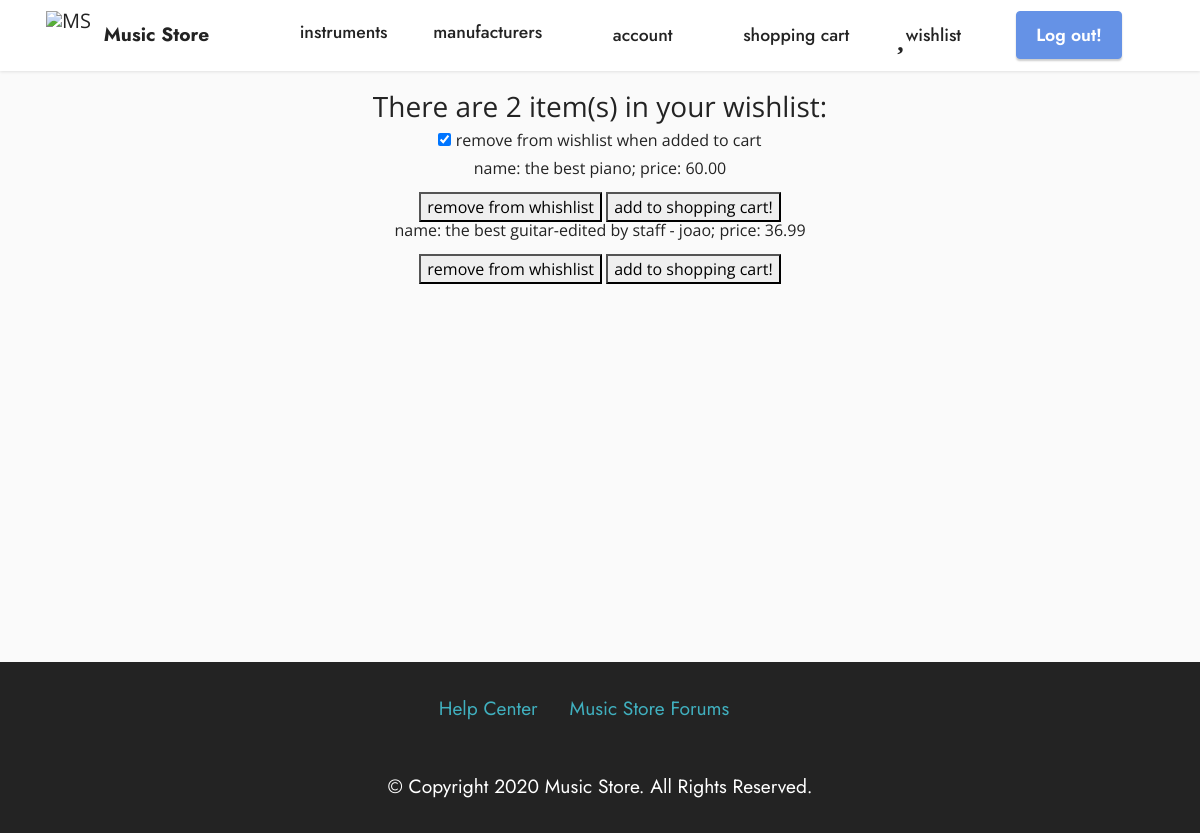
The app's page /account/wishlist/ (signed in), older data.
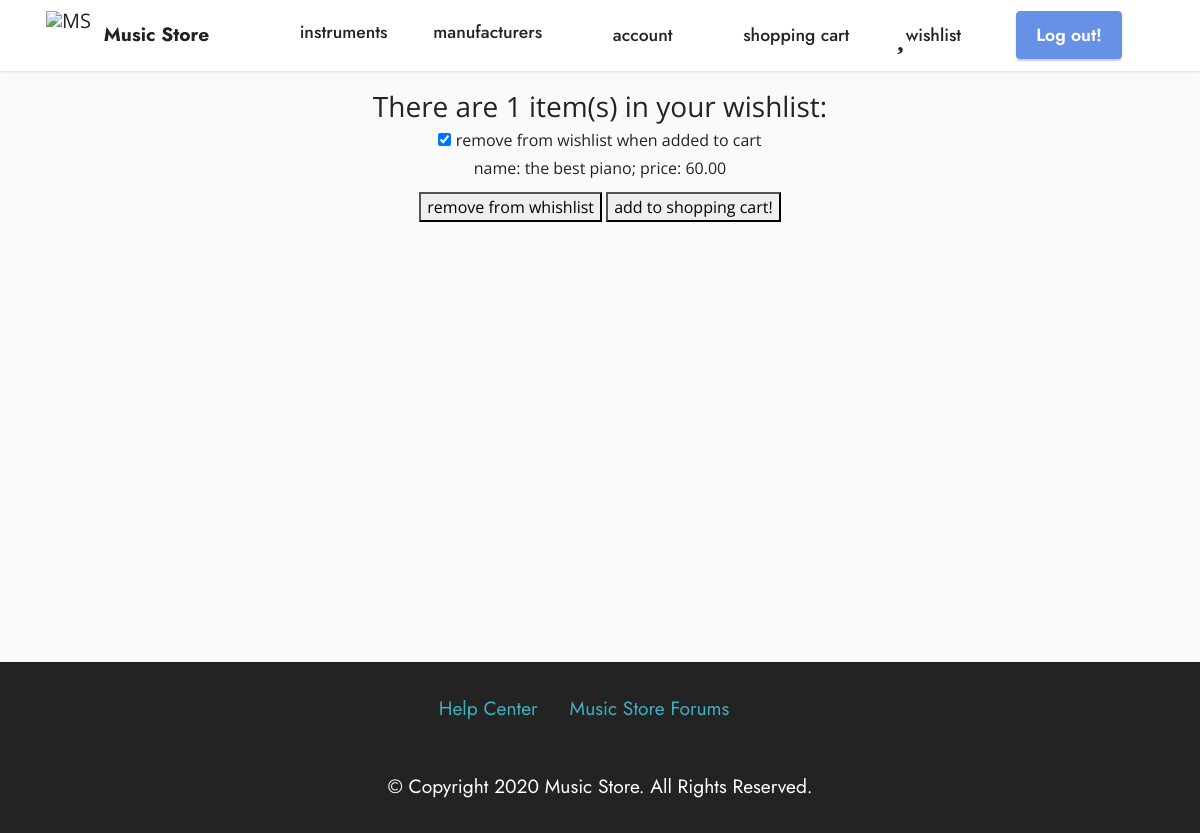
The same page, newer data.
### app/models.py (models this page shows, shortened)
class ItemQuantity(models.Model):
    item = models.ForeignKey(Item, on_delete=models.CASCADE)
    quantity = models.IntegerField()

class Item(models.Model):
    instrument = models.OneToOneField(Instrument, on_delete=models.CASCADE)
    price = models.DecimalField(max_digits=10, decimal_places=2)

class Instrument(models.Model):
    name = models.CharField(max_length=100)
    category = models.CharField(choices=INSTRUMENT_CAT , max_length=100)
    manufacturer = models.ForeignKey(Manufacturer, on_delete=models.CASCADE)
    description = models.CharField(max_length=1000)
    nr_serie = models.CharField(max_length=20)
    image = models.URLField()

### app/views.py (the view, shortened to what this page needs)
# urls.py: path('account/wishlist/', views.wishlist, name='wishlist'),
@login_required(login_url='/login/')
def wishlist(request):
    person = get_curr_person_object(request)
    if 'checked' not in request.session:
        request.session['checked'] = False
    nr_prods = 0
    try:
        lista = ItemList.objects.get(person=person, type='wishlist').items.all()
        nr_prods = len(lista)
    except ObjectDoesNotExist:
        lista = []
    return render(request, 'wishlist.html', {'lista': lista, 'nr':nr_prods, 'remove':request.session['checked']})

### app/views.py (called while the page is built)
def get_curr_person_object(request):
    u = models.User.objects.get(pk=request.user.id)
    return Person.objects.get(user=u)

### templates/wishlist.html (shortened to what this page needs)
{% extends 'layout.html' %}
{% block content %}
    <div class="container container-info">
        <h3>There are {{ nr }} item(s) in your wishlist: </h3>
        <form action="" method="post">
            <input type="checkbox" id="rem_when_added_checkbox" name="rem_when_added_to_cart" {% if remove  %} checked {% endif %}  >
            <label for="rem_when_added_checkbox">remove from wishlist when added to cart</label>
            {% for i in lista %}
                <p>name: {{ i.item.instrument.name }}; price: {{ i.item.price }} </p>
                    <input type="submit" name="rem" value="remove from whishlist">
                    <input type="submit" name="purchase" value="add to shopping cart!">
            {% endfor %}
        </form>
    </div>
{% endblock %}

Row changes from the older to the newer data that the page shows:
removed ItemQuantity: item.instrument.name "the best guitar-edited by staff - joao", item.price "36.99"
Text that changed along with them:
{{ nr }}: "2" → "1"
